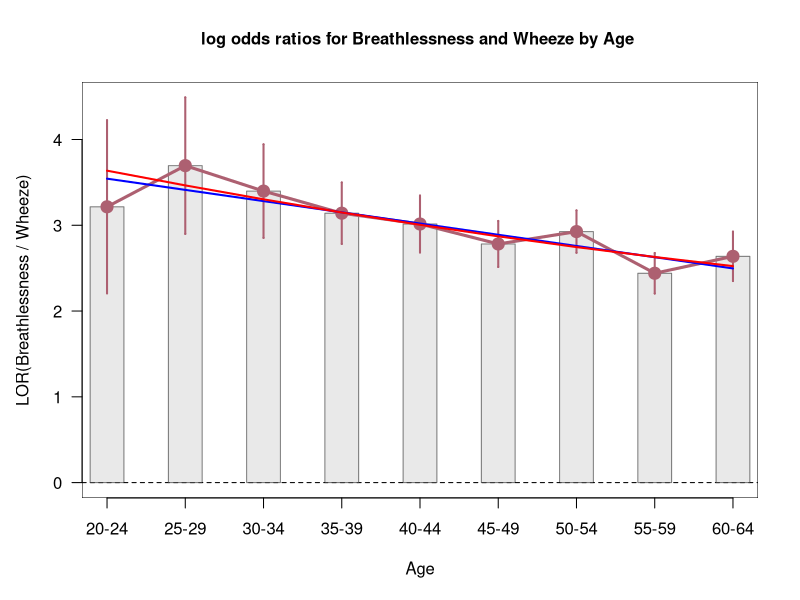
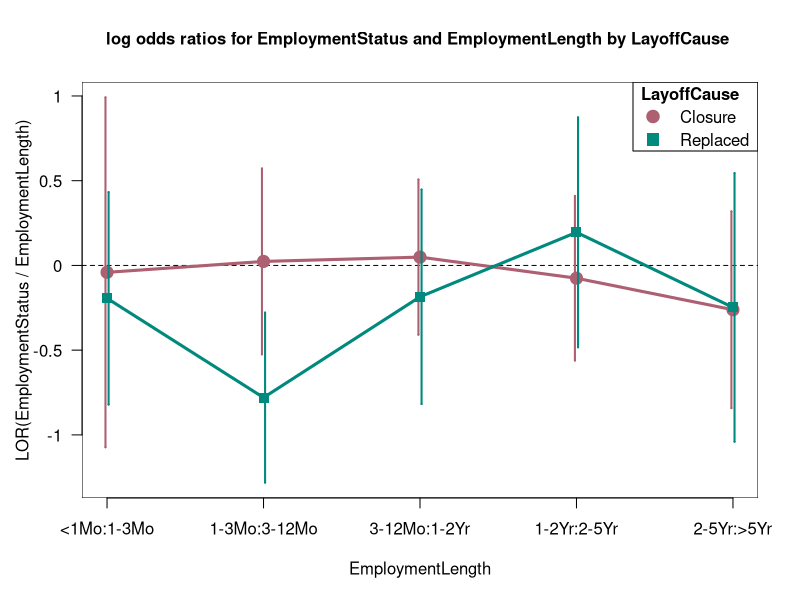
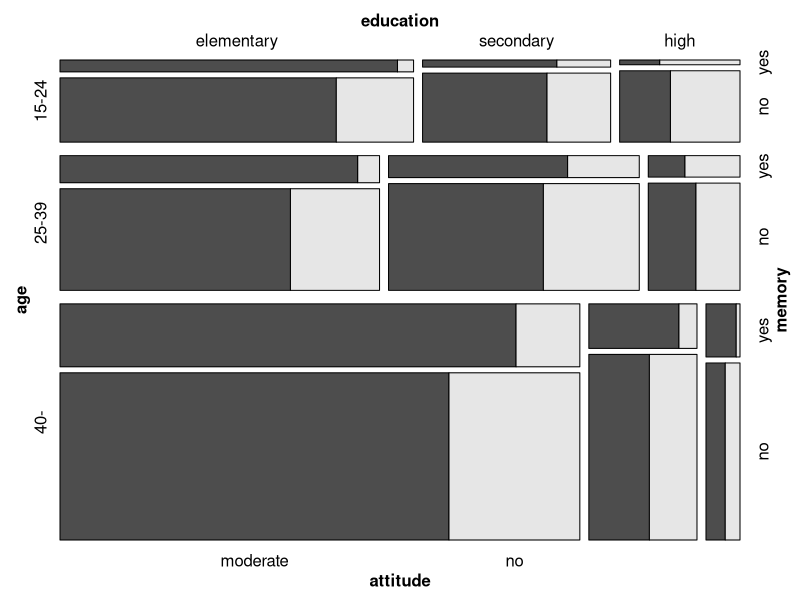
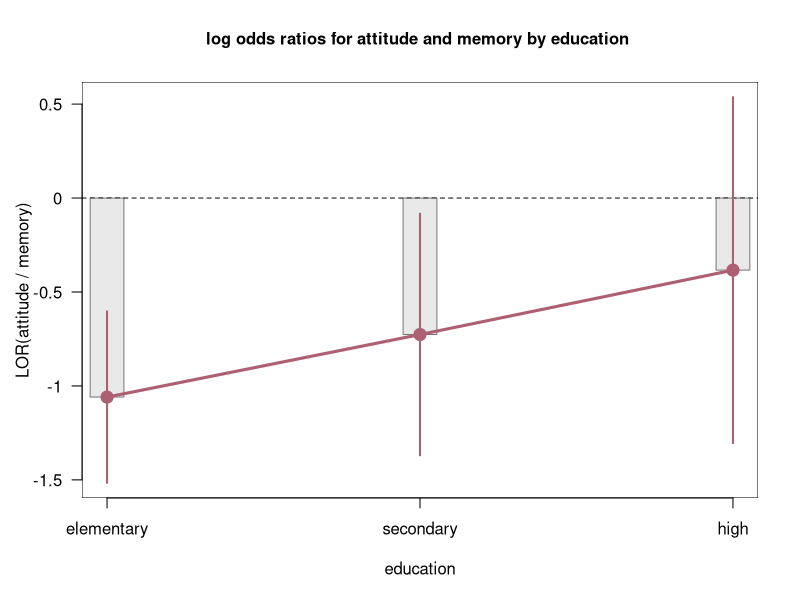
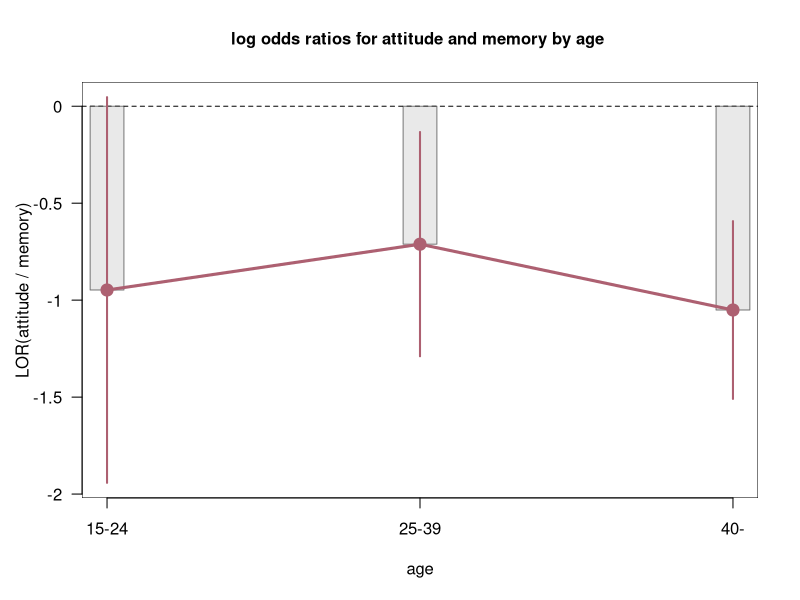
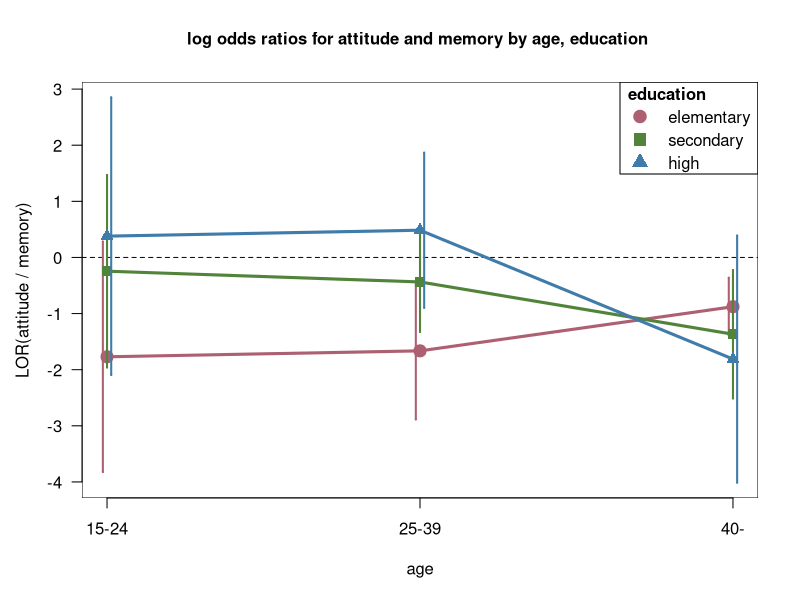
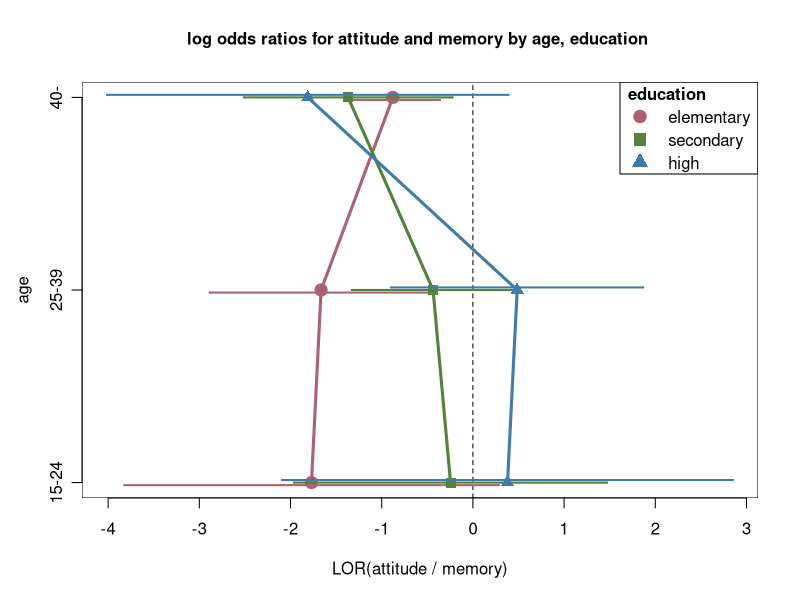
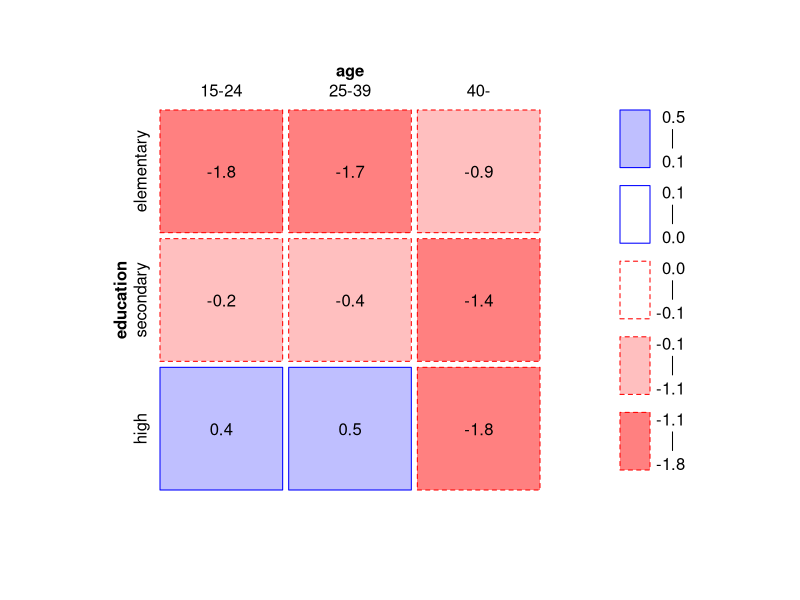

The R script that drew these images, in order:
library(vcd)


### Name: plot.loddsratio
### Title: Plotting (Log) Odds Ratios
### Aliases: plot.loddsratio lines.loddsratio
### Keywords: category

### ** Examples

## 2 x 2 x k cases
data(CoalMiners, package = "vcd")
lor_CM <- loddsratio(CoalMiners)
plot(lor_CM)
lor_CM_df <- as.data.frame(lor_CM)

# fit linear models using WLS
age <- seq(20, 60, by = 5)
lmod <- lm(LOR ~ age, weights = 1 / ASE^2, data = lor_CM_df)
grid.lines(seq_along(age), fitted(lmod), gp = gpar(col = "blue", lwd = 2), default.units = "native")
qmod <- lm(LOR ~ poly(age, 2), weights = 1 / ASE^2, data = lor_CM_df)
grid.lines(seq_along(age), fitted(qmod), gp = gpar(col = "red", lwd = 2), default.units = "native")

## 2 x k x 2
lor_Emp <-loddsratio(Employment)
plot(lor_Emp)

## 4 way tables 
data(Punishment, package = "vcd")
mosaic(attitude ~ age + education + memory, data = Punishment,
highlighting_direction="left", rep = c(attitude = FALSE))

# visualize the log odds ratios, by education
plot(loddsratio(~ attitude + memory | education, data = Punishment))

# visualize the log odds ratios, by age
plot(loddsratio(~ attitude + memory | age, data = Punishment))

# visualize the log odds ratios, by age and education
plot(loddsratio(~ attitude + memory | age + education, data = Punishment))

# same, transposed
plot(loddsratio(~ attitude + memory | age + education, data = Punishment), transpose = TRUE)

# alternative visualization methods
image(loddsratio(Freq ~ ., data = Punishment))
tile(loddsratio(Freq ~ ., data = Punishment))

## cotabplots for more complex tables
cotabplot(Titanic, cond = c("Age","Sex"), panel = cotab_loddsratio)

cotabplot(Freq ~ opinion + grade + year | gender, data = JointSports, panel = cotab_loddsratio)
cotabplot(Freq ~ opinion + grade | year + gender, data = JointSports, panel = cotab_loddsratio)
